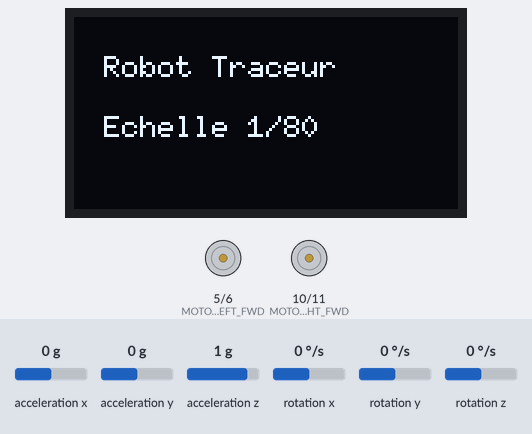
Recording of a sketch running on a simulated Arduino Uno, built with avr-gcc and run on an emulated ATmega328P. Shown: 128×64 one-colour display, motor-driver pin pairs drawn as motors (green arrow = first pin HIGH = forward, orange = second pin HIGH = backward, longer = more drive). The inputs (shaded band) are chosen by the test bench; at power-on: rotation z 0 °/s, acceleration x 0 g, acceleration y 0 g, acceleration z 1 g, rotation x 0 °/s, rotation y 0 °/s.

Above: at 0.4 s.
At 9.8 s:
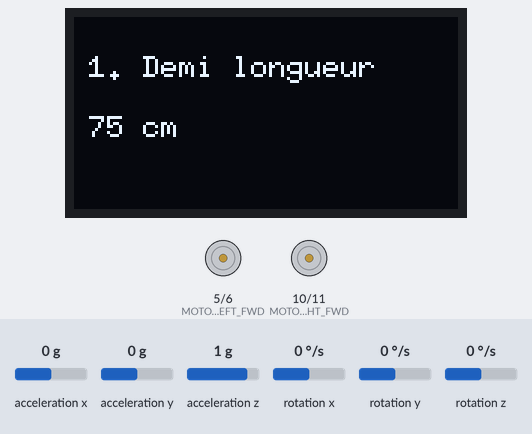
9.9 s: rotation z set to -192 °/s
At 11.5 s:
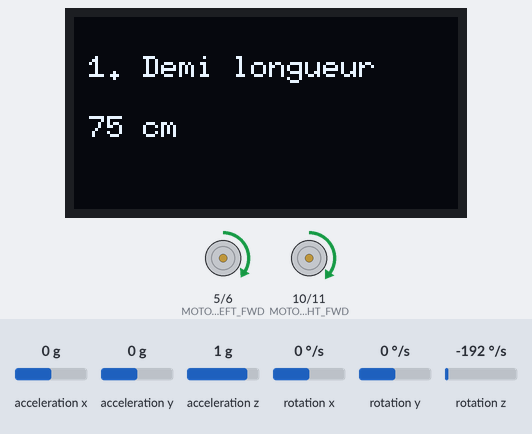
At 14.9 s:
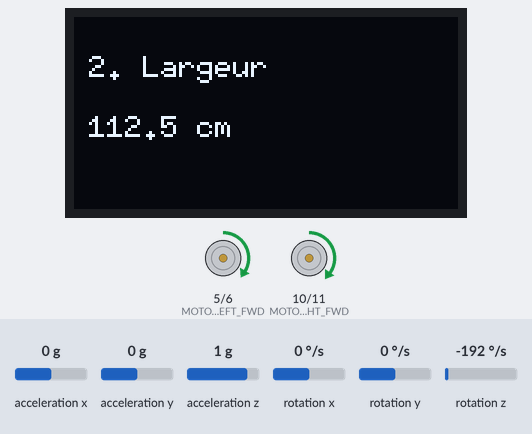
15.2 s: rotation z set to -100 °/s
Timing chart, 0 to 34.5 s (numbered marks = the images above; inputs shaded):
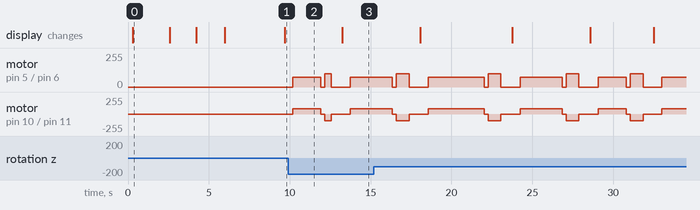

Measured:
- after the input at 9.9 s, the display: changes after 3.3 s (image 3)
- what the display in image 0 shows lasts 2.3 s, from 0.3 s to 2.6 s

The sketch:

1-80FIELD.ino
```cpp
// ============================================================
// ROBOT TRACEUR - RECTANGLE + LIGNE CENTRALE + CERCLE
// Échelle 1/80
// ============================================================

#include <Wire.h>
#include <MPU6050.h>
#include <U8g2lib.h>

// ==================== OLED ====================
U8G2_SSD1306_128X64_NONAME_1_HW_I2C u8g2(U8G2_R0, U8X8_PIN_NONE);

// ==================== MPU6050 ====================
MPU6050 mpu;

// Pins moteurs
#define MOTOR_LEFT_FWD   5
#define MOTOR_LEFT_REV   6
#define MOTOR_RIGHT_FWD  10
#define MOTOR_RIGHT_REV  11

// ==================== VITESSE (POWER=80, 130cm/3s) ====================
const float VITESSE_CM_S = 43.33;
const int MOTOR_POWER = 80;
const int TURN_POWER_FAST = 100;
const int TURN_POWER_SLOW = 60;

// Calibrations
const int CALIBRATION_DROITE = -5;
const int CALIBRATION_ROTATION = -7;

// ==================== DIMENSIONS 1/80 (cm) ====================
const float LONGUEUR = 150.0;
const float LARGEUR = 112.5;
const float DEMI_LONGUEUR = 75.0;
const float DEMI_LARGEUR = 56.25;

// ==================== TEMPS CALCULÉS (ms) ====================
const unsigned long T_LONGUEUR = 3462;
const unsigned long T_LARGEUR = 2596;
const unsigned long T_DEMI_LONGUEUR = 1731;
const unsigned long T_DEMI_LARGEUR = 1298;

// ==================== VARIABLES ====================
float gyroOffset = 0;
float robotAngle = 0;
unsigned long lastTime = 0;

// ==================== SETUP ====================
void setup() {
  Serial.begin(9600);
  Wire.begin();
  mpu.initialize();

  pinMode(MOTOR_LEFT_FWD, OUTPUT);
  pinMode(MOTOR_LEFT_REV, OUTPUT);
  pinMode(MOTOR_RIGHT_FWD, OUTPUT);
  pinMode(MOTOR_RIGHT_REV, OUTPUT);

  initOLED();
  calibrateGyro();

  afficherMessage("Trace 1/80", "Debute dans 3s");
  delay(3000);

  tracerTerrain();

  afficherMessage("Termine!", "");
  while(1);
}

// ==================== PLAN DE TRACÉ ====================
void tracerTerrain() {

  // === 1. PREMIÈRE DEMI LONGUEUR ===
  afficherMessage("1. Demi longueur", "75 cm");
  avancer(T_DEMI_LONGUEUR);
  tourner90Droite();

  // === 2. PREMIÈRE LARGEUR ===
  afficherMessage("2. Largeur", "112.5 cm");
  avancer(T_LARGEUR);
  tourner90Droite();

  // === 3. DEUXIÈME LONGUEUR ===
  afficherMessage("3. Longueur", "150 cm");
  avancer(T_LONGUEUR);
  tourner90Droite();

  // === 4. DEUXIÈME LARGEUR ===
  afficherMessage("4. Largeur", "112.5 cm");
  avancer(T_LARGEUR);
  tourner90Droite();

  // === 5. DEUXIÈME DEMI LONGUEUR (retour au point de départ) ===
  afficherMessage("5. Demi longueur", "75 cm");
  avancer(T_DEMI_LONGUEUR);
  tourner90Droite();

  // === 6. LIGNE CENTRALE ===
  afficherMessage("6. Ligne centrale", "");

  // Aller au centre
  avancer(T_DEMI_LONGUEUR);
  tourner90Droite();

  // Tracer la ligne médiane
  afficherMessage("Trace ligne", "centrale");
  avancer(T_LARGEUR);

  // Revenir au centre
  reculer(T_DEMI_LARGEUR);
  tournerGauche();

  // === 7. CERCLE CENTRAL ===
  afficherMessage("7. Cercle central", "360°");
  tracerCercleCentral();

  afficherMessage("FIN", "");
}

// ==================== FONCTIONS BASE ====================
void avancer(unsigned long temps_ms) {
  int left = MOTOR_POWER;
  int right = MOTOR_POWER;

  if (CALIBRATION_DROITE > 0) {
    right = MOTOR_POWER - CALIBRATION_DROITE;
  } else if (CALIBRATION_DROITE < 0) {
    left = MOTOR_POWER + CALIBRATION_DROITE;
  }

  setMotors(left, right);
  delay(temps_ms);
  stopMotors();
  delay(200);
}

void reculer(unsigned long temps_ms) {
  setMotors(-MOTOR_POWER, -MOTOR_POWER);
  delay(temps_ms);
  stopMotors();
  delay(200);
}

void setMotors(int left, int right) {
  left = constrain(left, -255, 255);
  right = constrain(right, -255, 255);

  // Moteur gauche
  if (left >= 0) {
    digitalWrite(MOTOR_LEFT_FWD, HIGH);
    digitalWrite(MOTOR_LEFT_REV, LOW);
    analogWrite(MOTOR_LEFT_FWD, left);
  } else {
    digitalWrite(MOTOR_LEFT_FWD, LOW);
    digitalWrite(MOTOR_LEFT_REV, HIGH);
    analogWrite(MOTOR_LEFT_REV, -left);
  }

  // Moteur droit
  if (right >= 0) {
    digitalWrite(MOTOR_RIGHT_FWD, HIGH);
    digitalWrite(MOTOR_RIGHT_REV, LOW);
    analogWrite(MOTOR_RIGHT_FWD, right);
  } else {
    digitalWrite(MOTOR_RIGHT_FWD, LOW);
    digitalWrite(MOTOR_RIGHT_REV, HIGH);
    analogWrite(MOTOR_RIGHT_REV, -right);
  }
}

void stopMotors() {
  digitalWrite(MOTOR_LEFT_FWD, LOW);
  digitalWrite(MOTOR_LEFT_REV, LOW);
  digitalWrite(MOTOR_RIGHT_FWD, LOW);
  digitalWrite(MOTOR_RIGHT_REV, LOW);
  analogWrite(MOTOR_LEFT_FWD, 0);
  analogWrite(MOTOR_RIGHT_FWD, 0);
}

// ==================== GYROSCOPE ====================
void calibrateGyro() {
  afficherMessage("Calibration...", "Ne pas bouger !");
  float sum = 0;
  for (int i = 0; i < 200; i++) {
    int16_t gx, gy, gz;
    mpu.getRotation(&gx, &gy, &gz);
    sum += gz;
    delay(3);
  }
  gyroOffset = sum / 200;
  lastTime = micros();
  robotAngle = 0;
  afficherMessage("Calibration OK", "");
  delay(1000);
}

float getGyroAngle() {
  int16_t gx, gy, gz;
  mpu.getRotation(&gx, &gy, &gz);
  float gyroZ = (gz - gyroOffset) / 131.0;

  unsigned long now = micros();
  float dt = (now - lastTime) / 1000000.0;
  lastTime = now;

  robotAngle += gyroZ * dt;
  return robotAngle;
}

void resetGyroAngle() {
  robotAngle = 0;
  lastTime = micros();
}

void tourner90Droite() {
  float target = 90.0 + CALIBRATION_ROTATION;
  resetGyroAngle();
  delay(50);

  setMotors(TURN_POWER_FAST, -TURN_POWER_FAST);
  while (abs(getGyroAngle()) < target - 5) {
    delay(5);
  }

  setMotors(TURN_POWER_SLOW, -TURN_POWER_SLOW);
  while (abs(getGyroAngle()) < target) {
    delay(5);
  }

  stopMotors();
  robotAngle += 90;
  delay(500);
}

void tournerGauche() {
  float target = 90.0 + CALIBRATION_ROTATION;
  resetGyroAngle();
  delay(50);

  setMotors(-TURN_POWER_FAST, TURN_POWER_FAST);
  while (abs(getGyroAngle()) < target - 5) {
    delay(5);
  }

  setMotors(-TURN_POWER_SLOW, TURN_POWER_SLOW);
  while (abs(getGyroAngle()) < target) {
    delay(5);
  }

  stopMotors();
  robotAngle -= 90;
  delay(500);
}

void tracerCercleCentral() {
  resetGyroAngle();
  delay(100);

  setMotors(TURN_POWER_FAST, -TURN_POWER_FAST);

  while (abs(getGyroAngle()) < 360) {
    delay(5);
  }

  stopMotors();
  delay(500);
}

// ==================== OLED ====================
void initOLED() {
  u8g2.begin();
  u8g2.setFont(u8g2_font_6x10_tf);
  u8g2.firstPage();
  do {
    u8g2.drawStr(10, 20, "Robot Traceur");
    u8g2.drawStr(10, 40, "Echelle 1/80");
  } while (u8g2.nextPage());
  delay(2000);
}

void afficherMessage(const char* ligne1, const char* ligne2) {
  u8g2.firstPage();
  do {
    u8g2.setFont(u8g2_font_6x10_tf);
    u8g2.drawStr(5, 20, ligne1);
    u8g2.drawStr(5, 40, ligne2);
  } while (u8g2.nextPage());
  delay(500);
}

void loop() {
  delay(1000);
}
```
